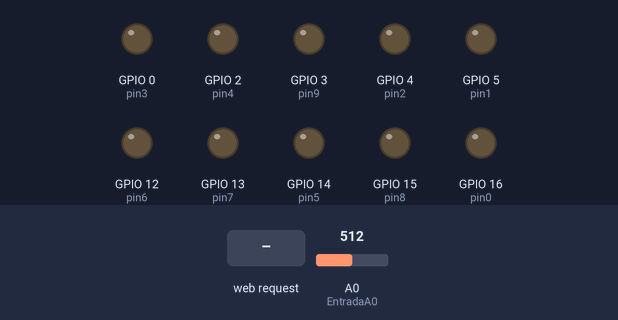
Bench run of a sketch on a simulated ESP8266 (NodeMCU). Parts: output pins drawn as LEDs (lit = HIGH). The test bench sets the inputs (shaded band); at power-on: A0 (EntradaA0) = 512. WiFi joins after 1.5 s; servers stay silent unless stated; what the sketch prints to the serial monitor is not drawn.

Above: at 2.7 s.
2.8 s: HTTP request GET /R0 received
At 4.0 s:
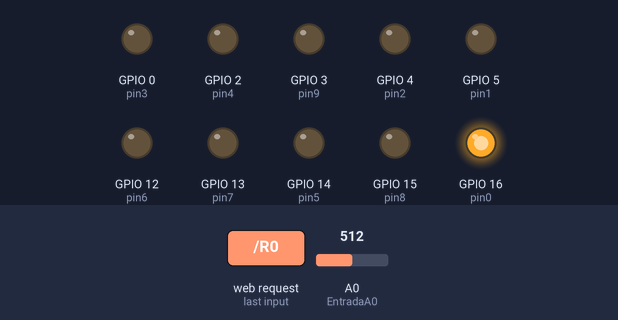
4.3 s: HTTP request GET /R1 received
At 5.2 s:
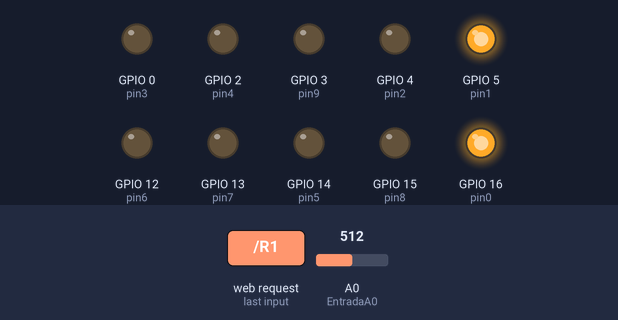
5.8 s: HTTP request GET /R2 received
At 6.3 s:
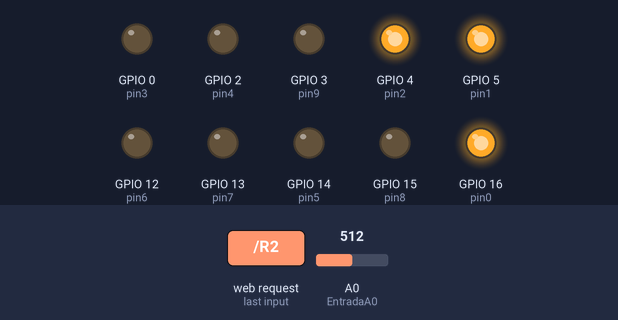
7.3 s: HTTP request GET /R3 received
At 8.5 s:
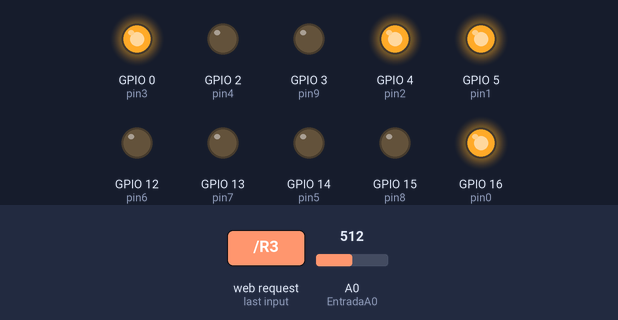
8.8 s: HTTP request GET /R4 received
At 9.8 s:
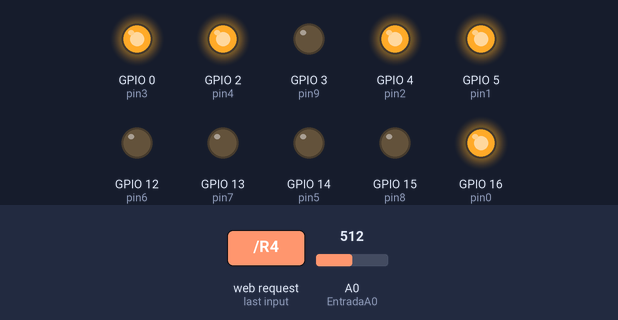
10.3 s: HTTP request GET /R5 received
At 10.9 s:
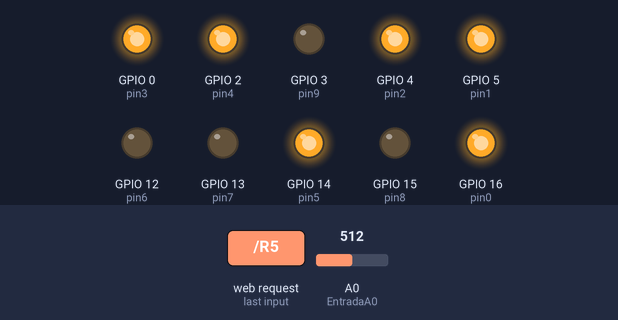
Timing chart, 0 to 12.8 s (numbered marks = the images above; inputs shaded):
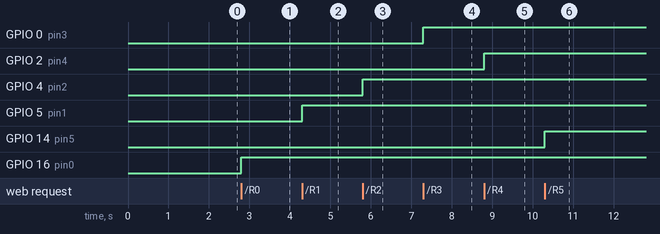

Measured:
- after the input at 2.8 s, GPIO 16 (pin0): LOW → HIGH at once
- after the input at 4.3 s, GPIO 5 (pin1): LOW → HIGH at once
- after the input at 5.8 s, GPIO 4 (pin2): LOW → HIGH at once
- after the input at 7.3 s, GPIO 0 (pin3): LOW → HIGH at once
- after the input at 8.8 s, GPIO 2 (pin4): LOW → HIGH at once
- after the input at 10.3 s, GPIO 14 (pin5): LOW → HIGH at once

The sketch:

ESP8266_Maq_lava.ino
```cpp
////////////////////////////////////////////////////////////////////////////////////////////////////////////
//Arquivo:   ESP8266_Maq_lava.ino
//Tipo:      Controle de maquina de lavar brastemp
//Autor:     Gerson felipe, Welington bonfim
//Descricao: App para controle de maquina de lava com interface web.
//Video:
////////////////////////////////////////////////////////////////////////////////////////////////////////////

// Blibiotecas
#include <EEPROM.h>
#include <ESP8266WiFi.h>          //https://github.com/esp8266/Arduino
#include <DNSServer.h>
#include <ESP8266WebServer.h>
#include <WiFiManager.h>         //https://github.com/tzapu/WiFiManager


//Nome da sua rede Wifi
const char* ssid = "G_AUTOMATION";

//Senha da rede
const char* password = "gerson2008";

//IP do ESP (para voce acessar pelo browser)
//IPAddress ip(192,168,0,8);

//IP do roteador da sua rede wifi
//IPAddress gateway(192,168,0,1);

//Mascara de rede da sua rede wifi
//IPAddress subnet(255, 255, 255, 0);

//Criando o servidor web na porta 80
WiFiServer server(80);

//Pino do NodeMCU que estara conectado ao rele
#define pin0  16 //Equivalente ao D0 no NodeMCU
#define pin1  5 //Equivalente ao D1 no NodeMCU
#define pin2  4 //Equivalente ao D2 no NodeMCU
#define pin3  0 //Equivalente ao D3 no NodeMCU
#define pin4  2  //Equivalente ao D4 no NodeMCU
#define pin5  14 //Equivalente ao D5 no NodeMCU
#define pin6  12 //Equivalente ao D6 no NodeMCU
#define pin7  13 //Equivalente ao D7 no NodeMCU
#define pin8  15 //Equivalente ao D8 no NodeMCU
#define pin9  3  //Equivalente ao RX no NodeMCU
int EntradaA0 = A0;
String Temp;


IPAddress ip;
String pegaip;


//Funcao que sera executada apenas ao ligar o ESP8266
void setup() {
  Serial.begin(115200);
  WiFiManager wifiManager;
  wifiManager.autoConnect("FlexHome");
  Serial.println("Conectado!!");
  //ESP.reset();
  //pegaip = "10.83.110.84";
  //pegaip = WiFi.localIP;
  ip = WiFi.localIP();
  pegaip = ip.toString();// transforma uma variavel tipo(IPAddress)para string para poder envia para brause

  //Preparando o pino, que esta lidago ao rele
  pinMode(pin0, OUTPUT);
  pinMode(pin1, OUTPUT);
  pinMode(pin2, OUTPUT);
  pinMode(pin3, OUTPUT);
  pinMode(pin4, OUTPUT);
  pinMode(pin5, OUTPUT);
  pinMode(pin6, OUTPUT);
  pinMode(pin7, OUTPUT);
  pinMode(pin8, OUTPUT);
  pinMode(pin9, OUTPUT);
  digitalWrite(pin0, LOW);
  digitalWrite(pin1, LOW);
  digitalWrite(pin2, LOW);
  digitalWrite(pin3, LOW);
  digitalWrite(pin4, LOW);
  digitalWrite(pin5, LOW);
  digitalWrite(pin6, LOW);
  digitalWrite(pin7, LOW);
  digitalWrite(pin8, LOW);
  digitalWrite(pin9, LOW);


  //Conectando a rede Wifi
  //WiFi.config(ip, gateway, subnet);
  //WiFi.begin(ssid, password);
  //Verificando se esta conectado,
  //caso contrario, espera um pouco e verifica de novo.
  while (WiFi.status() != WL_CONNECTED) {
    delay(500);
  }

  //Iniciando o servidor Web
  server.begin();


}

//Funcao que sera executada indefinidamente enquanto o NodeMCU estiver ligado.
void loop() {
  //delay (5000);
  //ESP.reset();
  //delay (5000);
  //Verificando se o servidor esta pronto.
  WiFiClient client = server.available();
  if (!client) {
    return;
  }

  //Verificando se o servidor recebeu alguma requisicao
  while (!client.available()) {
    delay(1);
  }

  //Obtendo a requisicao vinda do browser
  String req = client.readStringUntil('\r');

  //Sugestao dada por Enrico Orlando
  if (req == "GET /favicon.ico HTTP/1.1") {
    req = client.readStringUntil('\r');
  }

  client.flush();
  temperatura();

  //Iniciando o buffer que ira conter a pagina HTML que sera enviada para o browser.
  String bufmetas = "";
  String buf = "";

  bufmetas += "HTTP/1.1 200 OK\r\nContent-Type: text/html\r\n\r\n<!DOCTYPE HTML>\r\n<html>\r\n";
  bufmetas += "<head> ";
  bufmetas += "<meta http-equiv=\"refresh\"content=\"2,URL=http://"+pegaip+"/\">";
  bufmetas += "<meta charset='UTF-8'> ";
  bufmetas += "<meta http-equiv='cache-control' content='max-age=0' /> ";
  bufmetas += "<meta http-equiv='cache-control' content='no-cache' /> ";
  bufmetas += "<meta http-equiv='expires' content='0' /> ";
  bufmetas += "<meta http-equiv='expires' content='Tue, 01 Jan 1980 1:00:00 GMT' /> ";
  bufmetas += "<meta http-equiv='pragma' content='no-cache' /> ";
  bufmetas += "<title>G_AUTOMATION</title> ";
  bufmetas += "<style> ";
  bufmetas += "body{font-family:Open Sans; color:#555555;} ";
  bufmetas += "h1{font-size:24px; font-weight:normal; margin:0.4em 0;} ";
  bufmetas += ".container { width: 100%; margin: 0 auto; } ";
  bufmetas += ".container .row { float: left; clear: both; width: 100%; } ";
  bufmetas += ".container .col { float: left; margin: 0 0 1.2em; padding-right: 1.2em; padding-left: 1.2em; } ";
  bufmetas += ".container .col.four, .container .col.twelve { width: 100%; } ";
  bufmetas += "@media screen and (min-width: 767px) { ";
  bufmetas += ".container{width: 100%; max-width: 1080px; margin: 0 auto;} ";
  bufmetas += ".container .row{width:100%; float:left; clear:both;} ";
  bufmetas += ".container .col{float: left; margin: 0 0 1em; padding-right: .5em; padding-left: .5em;} ";
  bufmetas += ".container .col.four { width: 50%; } ";
  bufmetas += ".container .col.tweleve { width: 100%; } ";
  buf += "} ";
  buf += "* {-moz-box-sizing: border-box; -webkit-box-sizing: border-box; box-sizing: border-box;} ";
  buf += "a{text-decoration:none;} ";
  buf += ".btn {font-size: 20px; white-space:nowrap; width:100%; padding:.8em 1.5em; font-family: Open Sans, Helvetica,Arial,sans-serif; ";
  buf += "line-height:18px; display: inline-block;zoom: 1; color: #fff; text-align: center; position:relative; ";
  buf += "-webkit-transition: border .25s linear, color .25s linear, background-color .25s linear; ";
  buf += "transition: border .25s linear, color .25s linear, background-color .25s linear;} ";
  buf += ".btn.btn-sea{background-color: #08bc9a; border-color: #08bc9a; -webkit-box-shadow: 0 3px 0 #088d74; box-shadow: 0 3px 0 #088d74;} ";
  buf += ".btn.btn-sea:hover{background-color:#01a183;} ";
  buf += ".btn.btn-sea:active{ top: 3px; outline: none; -webkit-box-shadow: none; box-shadow: none;} ";
  buf += "</style> ";
  buf += "</head> ";

  buf += "<body> ";
  buf += "<div class='container'> ";
  buf += "<div class='row'> ";
  buf += "<div class='col tweleve'> ";
  buf += "<p align='center'><font size='10'>Controle Relés</font></p> ";
  buf += "</div> ";
  buf += "</div> ";
  String stat;
  buf += "<div class='row'> ";
  //Botão 1
  if(digitalRead(pin0)){stat="ON";}else{stat="OFF";}
  buf += "<div class='col four'> ";
  buf += "<a href='?f=R0' class='btn btn-sea'>Relé 1 "+stat+"</a> ";
  buf += "</div> ";
  //================
  //Botão 2
  if(digitalRead(pin1)){stat="ON";}else{stat="OFF";}
  buf += "<div class='col four'> ";
  buf += "<a href='?f=R1' class='btn btn-sea'>Relé 2 "+stat+"</a> ";
  buf += "</div> ";
  //================
  //Botão 3
  if(digitalRead(pin2)){stat="ON";}else{stat="OFF";}
  buf += "<div class='col four'> ";
  buf += "<a href='?f=R2' class='btn btn-sea'>Relé 3 "+stat+"</a> ";
  buf += "</div> ";
  //================
  //Botão 4
  if(digitalRead(pin3)){stat="ON";}else{stat="OFF";}
  buf += "<div class='col four'> ";
  buf += "<a href='?f=R3' class='btn btn-sea'>Relé 4 "+stat+"</a> ";
  buf += "</div> ";
  //================
  //Botão 5
  if(digitalRead(pin4)){stat="ON";}else{stat="OFF";}
  buf += "<div class='col four'> ";
  buf += "<a href='?f=R4' class='btn btn-sea'>Relé 5 "+stat+"</a> ";
  buf += "</div> ";
  //================
  //Botão 6
  if(digitalRead(pin5)){stat="ON";}else{stat="OFF";}
  buf += "<div class='col four'> ";
  buf += "<a href='?f=R5' class='btn btn-sea'>Relé 6 "+stat+"</a> ";
  buf += "</div> ";
  //================
  //Botão 7
  if(digitalRead(pin6)){stat="ON";}else{stat="OFF";}
  buf += "<div class='col four'> ";
  buf += "<a href='?f=R6' class='btn btn-sea'>Relé 7 "+stat+"</a> ";
  buf += "</div> ";
  //================
  //Botão 8
  if(digitalRead(pin7)){stat="ON";}else{stat="OFF";}
  buf += "<div class='col four'> ";
  buf += "<a href='?f=R7' class='btn btn-sea'>Relé 8 "+stat+"</a> ";
  buf += "</div> ";
  //================
  //Botão 9
  if(digitalRead(pin8)){stat="ON";}else{stat="OFF";}
  buf += "<div class='col four'> ";
  buf += "<a href='?f=R8' class='btn btn-sea'>Relé 9 "+stat+"</a> ";
  buf += "</div> ";
  //================
  //Botão 10
  if(digitalRead(pin9)){stat="ON";}else{stat="OFF";}
  buf += "<div class='col four'> ";
  buf += "<a href='?f=R9' class='btn btn-sea'>Relé 10 "+stat+"</a> ";
  buf += "</div> ";
  //================
  buf += "</div> ";
  buf += "<div class='col tweleve'> ";
  buf += "<p align='center'><font size='5'>G_Automation Solução em Automações Residencias</font></p> ";
  buf += "</div> ";

  buf += "</div> ";

  buf += "</div> ";
  buf += "</br> ";

  //buf += "<div class='col tweleve'> ";
  buf += "<p align='center'><font size='120'>"+Temp+"°C</font></p> ";
  //buf += "</div> ";

  buf += "</body> ";
  buf += "</html> ";

  //Enviando para o browser a 'pagina' criada.
  client.print(bufmetas);
  client.print(buf);
  client.flush();


 //Analisando a requisicao recebida para decidir se liga ou desliga a lampada
  if (req.indexOf("R0") != -1) {
    digitalWrite(pin0, !digitalRead(pin0));
  }
  else if (req.indexOf("R1") != -1) {
    digitalWrite(pin1, !digitalRead(pin1));
  }
   else if (req.indexOf("R2") != -1) {
    digitalWrite(pin2, !digitalRead(pin2));
  }
  else if (req.indexOf("R3") != -1) {
    digitalWrite(pin3, !digitalRead(pin3));
  }
   else if (req.indexOf("R4") != -1) {
    digitalWrite(pin4, !digitalRead(pin4));
  }
   else if (req.indexOf("R5") != -1) {
    digitalWrite(pin5, !digitalRead(pin5));
  }
  else if (req.indexOf("R6") != -1) {
    digitalWrite(pin6, !digitalRead(pin6));
  }
  else if (req.indexOf("R7") != -1) {
    digitalWrite(pin7, !digitalRead(pin7));
  }
  else if (req.indexOf("R8") != -1) {
    digitalWrite(pin8, !digitalRead(pin8));
  }
  else if (req.indexOf("R9") != -1) {
    digitalWrite(pin9, !digitalRead(pin9));
  }
  else
  {
    //Requisicao invalida!
    client.stop();
  }

}
void temperatura() {
    Temp = analogRead(EntradaA0);
    //temperatura = (valorLido * 0.00488);
    //temperatura = temperatura * 100;
   // Serial.print("Temperatura actual: ");
    //Serial.println(temperatura);
    //delay(1000);
}
```
